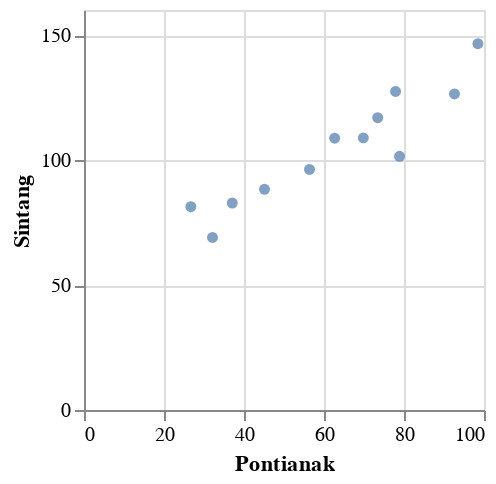

Source (notebook cell):
### Code cell
df_convert|>
@vlplot(
    :circle,
    x=:Pontianak,
    y=:Sintang, 
    width=200,
    height=200
)

### Figure 1 — Vega-Lite specification as saved in the notebook (floating-point values rounded to 4 significant figures)
{"data": {"values": [{"Balikpapan": 124.4, "Banjarmasin": 218.2, "Barabai": 148.5, "Ketapang": 77.01, "Kota Baru": 89.18, "Malinau": 141.4, "Palangkaraya": 173.9, "Pangkalanbun": 82.5, "Pontianak": 56.37, "Purukcahu": 124.6, "Samarinda": 117.1, "Sendawar": 168.9, "Sintang": 96.21, "Tanjungselor": 74.72, "Tarakan": 75.82}, {"Balikpapan": 56.08, "Banjarmasin": 145.3, "Barabai": 91.04, "Ketapang": 87.13, "Kota Baru": 42.78, "Malinau": 75.36, "Palangkaraya": 160.5, "Pangkalanbun": 86.47, "Pontianak": 69.83, "Purukcahu": 116.7, "Samarinda": 51.39, "Sendawar": 107.9, "Sintang": 108.9, "Tanjungselor": 47.76, "Tarakan": 49.62}, {"Balikpapan": 44.55, "Banjarmasin": 63.04, "Barabai": 56.56, "Ketapang": 93.08, "Kota Baru": 31.5, "Malinau": 87.94, "Palangkaraya": 123.1, "Pangkalanbun": 78.68, "Pontianak": 73.43, "Purukcahu": 121.1, "Samarinda": 43.26, "Sendawar": 86.55, "Sintang": 116.9, "Tanjungselor": 69.05, "Tarakan": 81.16}, {"Balikpapan": 51.52, "Banjarmasin": 59.36, "Barabai": 55.52, "Ketapang": 133.0, "Kota Baru": 33.86, "Malinau": 123.8, "Palangkaraya": 172.3, "Pangkalanbun": 116.2, "Pontianak": 98.48, "Purukcahu": 136.1, "Samarinda": 53.84, "Sendawar": 111.8, "Sintang": 146.5, "Tanjungselor": 78.37, "Tarakan": 85.83}, {"Balikpapan": 63.05, "Banjarmasin": 56.37, "Barabai": 64.87, "Ketapang": 70.4, "Kota Baru": 51.03, "Malinau": 143.6, "Palangkaraya": 101.5, "Pangkalanbun": 87.96, "Pontianak": 62.67, "Purukcahu": 97.19, "Samarinda": 62.18, "Sendawar": 81.8, "Sintang": 108.7, "Tanjungselor": 69.6, "Tarakan": 87.16}, {"Balikpapan": 82.48, "Banjarmasin": 41.05, "Barabai": 78.56, "Ketapang": 40.42, "Kota Baru": 63.87, "Malinau": 122.9, "Palangkaraya": 70.03, "Pangkalanbun": 45.92, "Pontianak": 45.13, "Purukcahu": 83.8, "Samarinda": 84.6, "Sendawar": 87.19, "Sintang": 88.28, "Tanjungselor": 56.25, "Tarakan": 64.44}, {"Balikpapan": 78.4, "Banjarmasin": 54.62, "Barabai": 75.22, "Ketapang": 42.8, "Kota Baru": 65.29, "Malinau": 132.4, "Palangkaraya": 63.74, "Pangkalanbun": 57.23, "Pontianak": 37.07, "Purukcahu": 69.62, "Samarinda": 85.37, "Sendawar": 68.02, "Sintang": 82.78, "Tanjungselor": 51.82, "Tarakan": 66.04}, {"Balikpapan": 75.34, "Banjarmasin": 74.26, "Barabai": 76.07, "Ketapang": 41.37, "Kota Baru": 56.34, "Malinau": 109.3, "Palangkaraya": 99.33, "Pangkalanbun": 57.67, "Pontianak": 26.71, "Purukcahu": 86.42, "Samarinda": 74.13, "Sendawar": 92.54, "Sintang": 81.31, "Tanjungselor": 54.13, "Tarakan": 61.6}, {"Balikpapan": 83.4, "Banjarmasin": 63.42, "Barabai": 79.59, "Ketapang": 49.54, "Kota Baru": 61.49, "Malinau": 119.5, "Palangkaraya": 84.24, "Pangkalanbun": 65.63, "Pontianak": 32.12, "Purukcahu": 88.6, "Samarinda": 89.21, "Sendawar": 88.83, "Sintang": 69.02, "Tanjungselor": 63.98, "Tarakan": 71.47}, {"Balikpapan": 102.5, "Banjarmasin": 75.2, "Barabai": 102.4, "Ketapang": 93.88, "Kota Baru": 77.41, "Malinau": 128.7, "Palangkaraya": 116.5, "Pangkalanbun": 107.0, "Pontianak": 78.87, "Purukcahu": 105.7, "Samarinda": 103.3, "Sendawar": 128.1, "Sintang": 101.5, "Tanjungselor": 61.92, "Tarakan": 67.92}, {"Balikpapan": 107.5, "Banjarmasin": 83.74, "Barabai": 112.3, "Ketapang": 106.7, "Kota Baru": 83.24, "Malinau": 109.8, "Palangkaraya": 127.2, "Pangkalanbun": 129.1, "Pontianak": 77.9, "Purukcahu": 119.7, "Samarinda": 116.0, "Sendawar": 136.3, "Sintang": 127.4, "Tanjungselor": 58.85, "Tarakan": 62.89}, {"Balikpapan": 149.4, "Banjarmasin": 166.2, "Barabai": 178.5, "Ketapang": 112.3, "Kota Baru": 117.2, "Malinau": 121.0, "Palangkaraya": 152.1, "Pangkalanbun": 111.2, "Pontianak": 92.62, "Purukcahu": 144.3, "Samarinda": 164.3, "Sendawar": 158.4, "Sintang": 126.4, "Tanjungselor": 62.73, "Tarakan": 65.06}]}, "encoding": {"x": {"field": "Pontianak", "type": "quantitative"}, "y": {"field": "Sintang", "type": "quantitative"}}, "height": 200, "mark": "circle", "width": 200}
